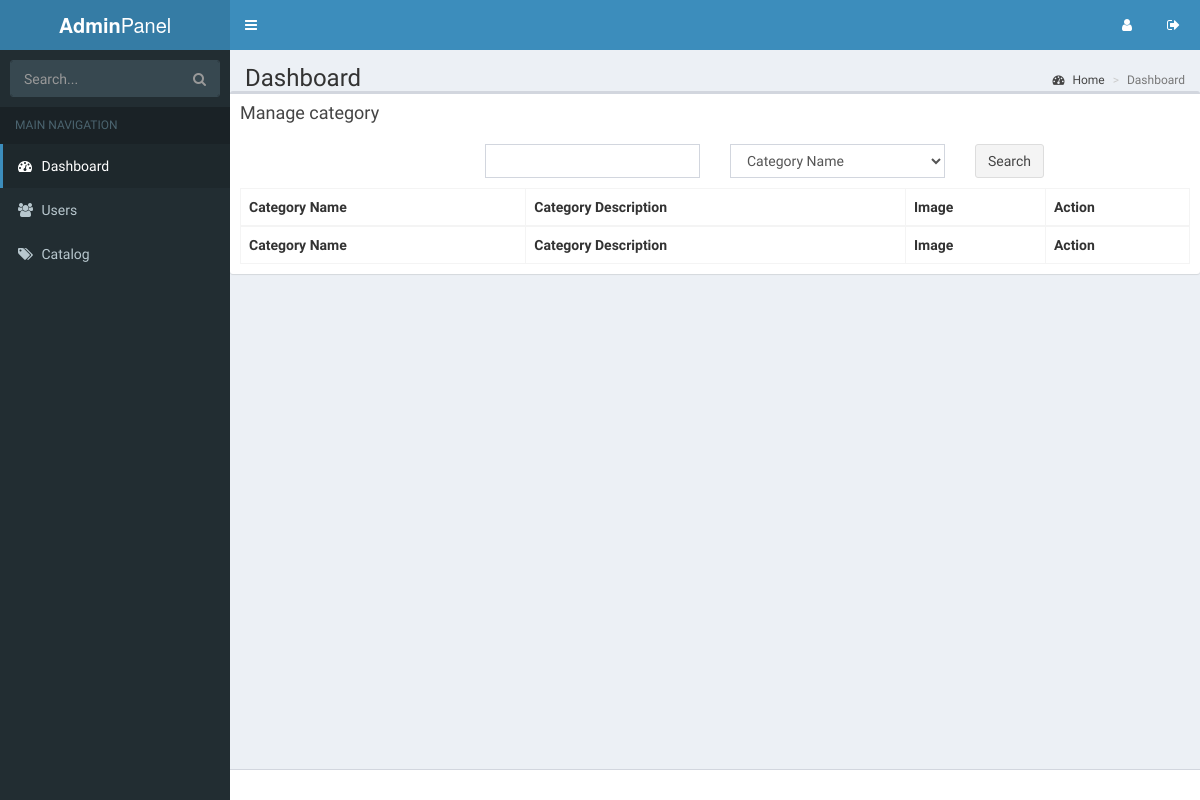
The page /index.php/adminpanel/category/manage_category on the database as committed earlier.
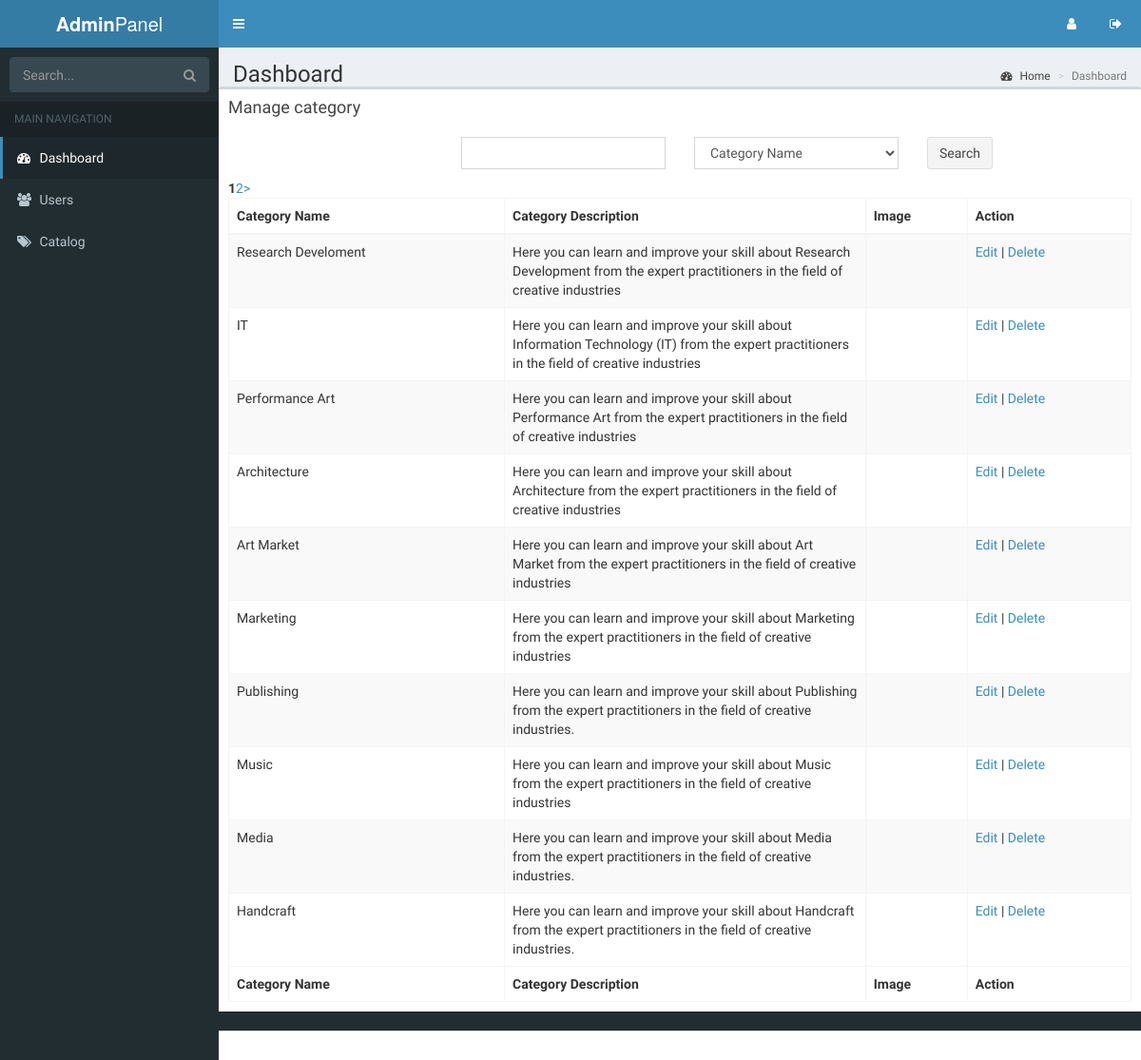
The same page on the database as committed later.
### tables this page shows
CREATE TABLE IF NOT EXISTS `vc_category` (
  `id_category` int(11) NOT NULL AUTO_INCREMENT,
  `name_category` varchar(200) NOT NULL,
  `description_category` longtext NOT NULL,
  `image_category` varchar(200) NOT NULL,
  PRIMARY KEY (`id_category`)
);

### application/controllers/adminpanel/Category.php (called while the page is built, shortened)
<?php
class category extends CI_Controller {
	public function __construct(){
		$this->load->model('mcategory','mcr');
    	$this->load->library('pagination');
	}
  function manage_category(){
    $data['title_web'] = 'View All Topic | Adminpanel e-conosmart';
    $data['path_content'] = 'admin/category/manage_category';
		$this->form_validation->set_rules('search','Search','required');
		if(!$this->form_validation->run()){
    $perpage = 10;
    $this->load->library('pagination');
    $config['base_url'] = base_url($this->uri->segment(1).'/category/manage_category/');
    $config['total_rows'] = $this->mod->countData('category');
    $config['per_page'] = $perpage;
    $config['uri_segment'] = 4;
    $choice = $config['total_rows']/$config['per_page'] = $perpage;
    $config['num_links'] = round($choice);
    $config['use_page_numbers'] = TRUE;
    $this->pagination->initialize($config);
    $page = ($this->uri->segment(4))? $this->uri->segment(4) : 0;
    $data['results'] = $this->mcr->fetchCategory($config['per_page'],$page,$this->uri->segment(4));
    $data['links'] = $this->pagination->create_links();
    $data['total_rows'] = $this->mod->countData('category');
    $this->load->view('admin/index',$data);
		}
		else{
			$data['results'] = $this->mcr->fetchCategorySearch($_POST);
			$data['links'] = false;
			$this->load->view('admin/index',$data);
		}
  }
}
?>

### index.php (called while the page is built, shortened)
<?php
require_once BASEPATH.'core/CodeIgniter.php';

### application/models/Mcategory.php (called while the page is built, shortened)
<?php
class Mcategory extends CI_Model {
		function fetchcategory($limit,$start,$pagenumber) {
	    if($pagenumber!="")
	      $this->db->limit($limit,($pagenumber*$limit)-$limit);
	    else
	      $this->db->limit($limit,$start);
	    $this->db->order_by('id_category','DESC');
	    $query = $this->db->get('category');
	    if($query->num_rows()>0){
	      return $query->result();
	    }
	    else return FALSE;
	  }
}

### application/views/admin/category/manage_category.php (the view, shortened to what this page needs)
<div class="box">
  <div class="box-header">
    <h3 class="box-title">Manage category</h3>
  </div>
  <div class="box-body">
    <div class="row" style="margin-bottom:10px">
      <form method="POST" action="">
      <div class="col-md-3">
      </div>
      <div class="col-md-3">
        <input type="text" name="search" class="form-control">
      </div>
      <div class="col-md-3">
        <?php
          $options = array(
                'name_category'=>'Category Name'
              );
          echo form_dropdown('by',$options,set_value('by'),"class='form-control'");
        ?>
      </div>
      <div class="col-md-3">
        <button type="submit"class="btn btn-default">Search</button>
      </div>
    </form>
    </div>
    <table id="example1" class="table table-bordered table-striped">
      <thead>
      <tr>
        <th>Category Name</th>
        <th width="40%">Category Description</th>
        <th>Image</th>
        <th>Action</th>
      </tr>
      </thead>
      <tbody>
        <?php
      		if($results!=FALSE){
      			foreach ($results as $rows) {
      				?>
      				<tr>
                <td><?php echo $rows->name_category ?></td>
                <td><?php echo substr($rows->description_category, 0,150) ?></td>
                <td><?php if($rows->image_category!= "") {
                } ?></td>
                  <td>
                  <a href ="<?php echo base_url('adminpanel/category/edit_category/'.$rows->id_category)?>">Edit</a> |
                  <a href ="<?php echo base_url('adminpanel/category/delete_category/'.$rows->id_category)?>" onclick="return confirm('Are you sure bro, think again if you want delete this item ?')">Delete</a>
                </td>
              </tr>
      				<?php
      			}
      		}
      	?>
      	<?php
      		echo $links;
      	?>
      </tbody>
      <tfoot>
      <tr>
        <th>Category Name</th>
        <th>Category Description</th>
        <th>Image</th>
        <th>Action</th>
      </tr>
      </tfoot>
    </table>
  </div>
</div>

Rows that differ between the two databases and show on the page:
added vc_category: name_category "Research Develoment", description_category "Here you can learn and improve your skill about Research Development from the expert practitioners in the field of creative industries"
added vc_category: name_category "IT", description_category "Here you can learn and improve your skill about Information Technology (IT) from the expert practitioners in the field of creative industries"
added vc_category: name_category "Performance Art", description_category "Here you can learn and improve your skill about Performance Art from the expert practitioners in the field of creative industries"
added vc_category: name_category "Architecture", description_category "Here you can learn and improve your skill about Architecture from the expert practitioners in the field of creative industries"
added vc_category: name_category "Art Market", description_category "Here you can learn and improve your skill about Art Market from the expert practitioners in the field of creative industries"
added vc_category: name_category "Marketing", description_category "Here you can learn and improve your skill about Marketing from the expert practitioners in the field of creative industries"
added vc_category: name_category "Publishing", description_category "Here you can learn and improve your skill about Publishing from the expert practitioners in the field of creative industries."
added vc_category: name_category "Music", description_category "Here you can learn and improve your skill about Music from the expert practitioners in the field of creative industries"
added vc_category: name_category "Media", description_category "Here you can learn and improve your skill about Media from the expert practitioners in the field of creative industries."
added vc_category: name_category "Handcraft", description_category "Here you can learn and improve your skill about Handcraft from the expert practitioners in the field of creative industries."
Other text that changed with them:
$links: (not shown) → "1 2 >"
